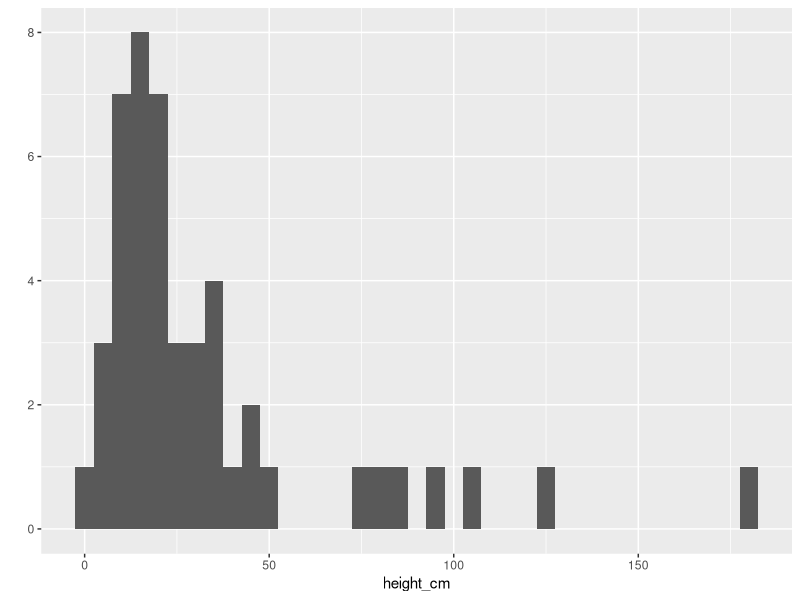
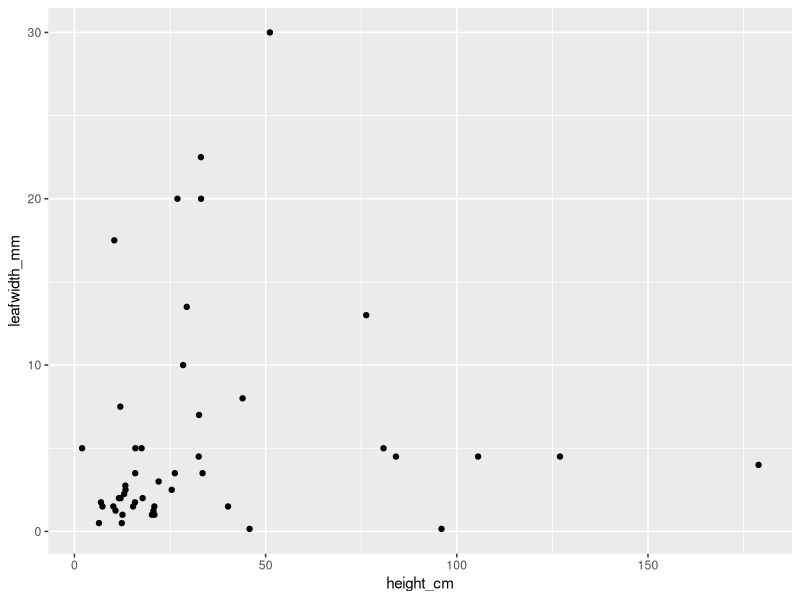
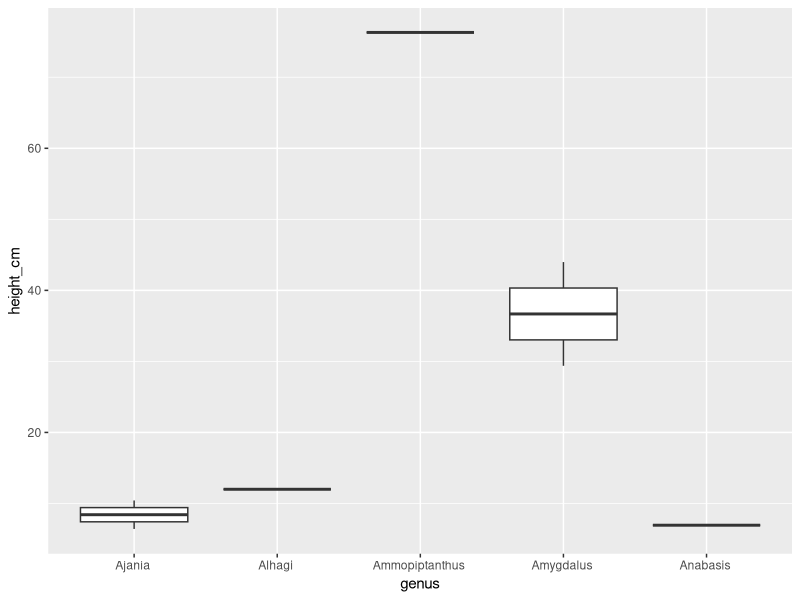
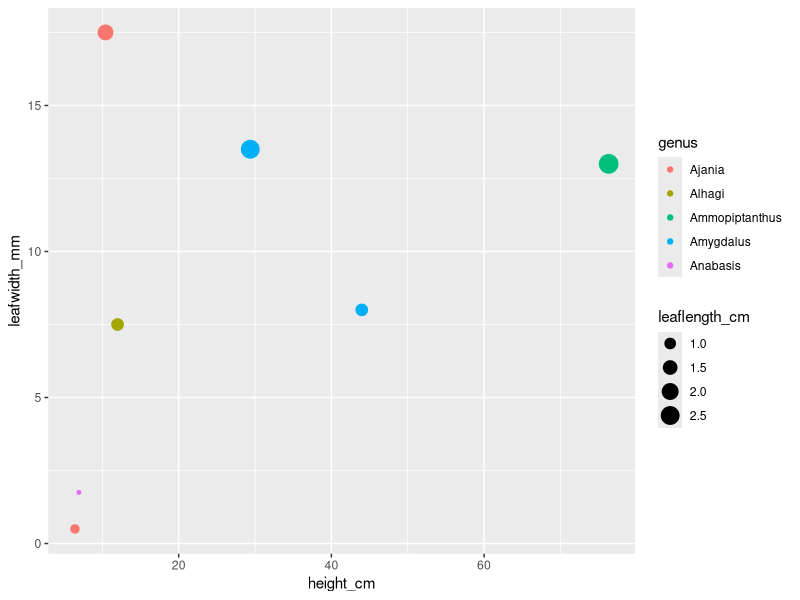

Generate these figures, in order, with R:
# Visualize-R
# Roshael Chellappah
# BIOL 434 - Dr. Collauti
# January 19th, 2022

# see word document "Visualize-R Part I.docx" for Part I of assignment.

# PART 2 - VISUALIZATIONS
# **Data Overview**

# Dong, Lei et al. (2020), Data from: Phylogenetic structure and formation mechanism of shrub 
# communities in arid and semi-arid areas of the Mongolian Plateau, Dryad, Dataset, 
# https://doi.org/10.5061/dryad.6m905qfvv

# This paper studied the phylogenetic structure of the shrub communities in arid and semiarid 
# areas of the Mongolian Plateau. The main variables within the dataset "Traits.csv" are the 
# phylogenetic signals of the height(cm), canopy (m2), leaf length (cm) and leaf width (mm) of 
# studied shrubs and subshrubs.

MyData <- read.csv("./Traits.csv", header = T)
library(ggplot2)
str(MyData)

# Question 1 ----------------------------------------------------------------------------------
## A frequency distribution of a single continuous variable
qplot(x = height_cm, data = MyData, binwidth = 5)

# Question 2 ----------------------------------------------------------------------------------
## A bivariate plot of two continuous variables
qplot(x = height_cm, y = leafwidth_mm, data = MyData)

# Question 3 ----------------------------------------------------------------------------------
## A boxplot of a continuous variable measured in 2 or more groups
### this dataset has many rows, so for the purposes of this question, I will be using only the first
### 7 rows
qplot(x = genus, y = height_cm, data = MyData[1:7,], geom = "boxplot")

# Question 4 ----------------------------------------------------------------------------------
## A bivariate plot of two continuous variables, colour-coded for 2 or more groups and scaled in 
## size based on a third continous variable 
qplot(x = height_cm, y = leafwidth_mm, data = MyData[1:7,], size = leaflength_cm, colour = genus)

# Question 5 ----------------------------------------------------------------------------------
## One graph of your choice, of any type, using any data. Create this using ggplot() with parameters 
## to make the graph look as clean (no unnecessary lines or shading) . Try to reproduce a clean but 
## eye-catching figure that you might see in a journal like Nature or Science.
